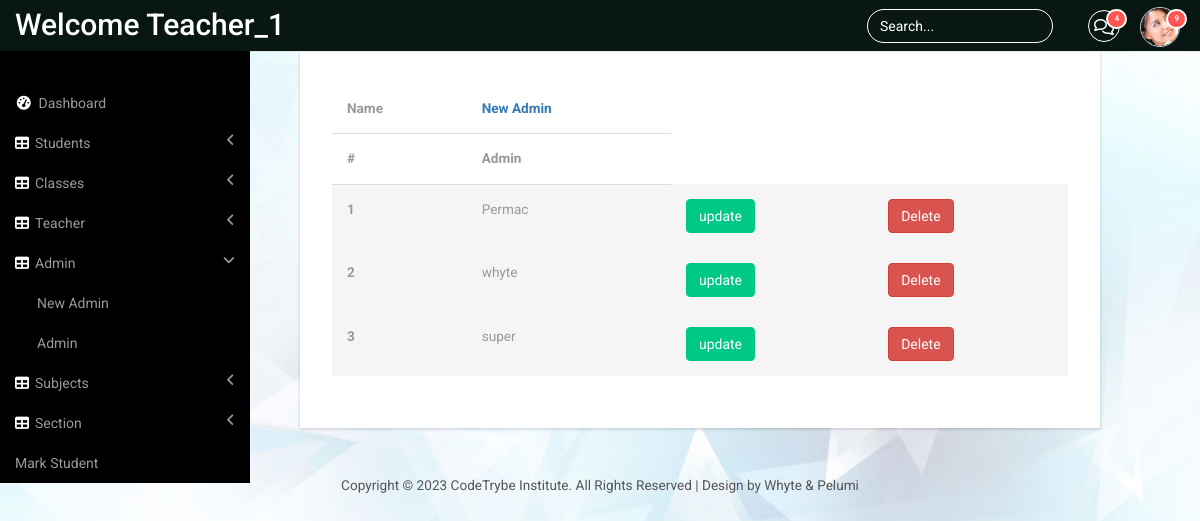
The app's page /adm_all (signed in) with its own data.
### panel/models.py (models this page shows)
class Admin(models.Model):
    user = models.OneToOneField(User, on_delete=models.CASCADE)
    phone_number = models.CharField(max_length=20,default="0802")
    address = models.CharField(max_length=50,default="Default address")
    role = models.CharField(max_length=20,default="admin")
    def __str__(self):
        return self.user.username

### panel/views.py (the view)
# urls.py: path('adm_all',views.all_admin, name='panel-alladm'),
@login_required
def all_admin(request):
    admin_list = Admin.objects.all()
    return render(request, 'panel/all_admin.html', {'admin_list': admin_list})

### panel/templates/panel/all_admin.html (shortened to what this page needs)
{% extends "panel/base.html" %}
{% block content %}
    <div class="content_bottom">
     <div class="col-md-8 span_3">
		  <div class="bs-example1" data-example-id="contextual-table">
		    <table class="table">
		      <thead>
                <tr>
                    <th>Name</th>
                    <th><a href="{%url 'panel-admRegpage'%}"> New Admin</a></th>
                </tr>
		        <tr>
		          <th>#</th>
		          <th>Admin</th>
		        </tr>
		      </thead>
		      <tbody>
                {% for admin in  admin_list %}
				<form action="{% url 'panel-admup' admin.id %}" method="get">
		        <tr class="active">
		          <th scope="row">{{ forloop.counter}} </th>
		          <td scope="row"> {{admin}} </td>
		          <td><button type="submit" class="btn btn-primary btn-md">update</button></td>
				</form>
				<form action="{% url 'panel-admdel' admin.id %}" method="post">
				<td><button type="submit" class="btn btn-danger btn-md">Delete</button></td>
				</form>
                {% endfor %}
		      </tbody>
		    </table>
            </div>
        </div>
    </div>
{% endblock %}

### panel/templates/panel/base.html (shortened to what this page needs)
{% load static%}
<!DOCTYPE HTML>
<html>
<head>
 <link href="{% static 'panel/bootstrap.min.css'%}" rel='stylesheet' type='text/css' />
<link href="{% static 'panel/style2.css'%}"rel='stylesheet' type='text/css' />
<link href="{% static 'panel/lines.css'%}" rel='stylesheet' type='text/css' />
<link href="{% static 'panel/font-awesome.css'%}" rel="stylesheet">
<link href="{% static 'panel/custom.css'%}"rel="stylesheet">
</head>
<body id="login">
<div id="wrapper">
        <nav class="top1 navbar navbar-default navbar-static-top" role="navigation" style="margin-bottom: 0">
            <div class="navbar-header">
                <a class="navbar-brand" href="#">Welcome {{user.username}}</a>
            </div>
            <ul class="nav navbar-nav navbar-right">
				<li class="dropdown">
	        		<a href="#" class="dropdown-toggle" data-toggle="dropdown" aria-expanded="false"><i class="fa fa-comments-o"></i><span class="badge">4</span></a>
	      		</li>
			    <li class="dropdown">
	        		<a href="#" class="dropdown-toggle avatar" data-toggle="dropdown"><img src="{% static 'images/1.png' %}"><span class="badge">9</span></a>
	      		</li>
			</ul>
			<form class="navbar-form navbar-right">
              <input type="text" class="form-control" value="Search..." onfocus="this.value = '';" onblur="if (this.value == '') {this.value = 'Search...';}">
            </form>
            <div class="navbar-default sidebar" role="navigation">
                <div class="sidebar-nav navbar-collapse">
                    <ul class="nav" id="side-menu">
                        <li>
                            <a href="{%url 'panel-adminpage' %}"><i class="fa fa-dashboard fa-fw nav_icon"></i>Dashboard</a>
                        </li>
                        <li>
                            <a href="#"><i class="fa fa-table nav_icon"></i>Students<span class="fa arrow"></span></a>
                        </li>
                        <li>
                            <a href="#"><i class="fa fa-table nav_icon"></i>Classes<span class="fa arrow"></span></a>
                        </li>
                        <li>
                            <a href="#"><i class="fa fa-table nav_icon"></i>Teacher<span class="fa arrow"></span></a>
                        </li>
                        <li>
                            <a href="#"><i class="fa fa-table nav_icon"></i>Admin<span class="fa arrow"></span></a>
                            <ul class="nav nav-second-level">
                                <li>
                                    <a href="{%url 'panel-admRegpage'%}"> New Admin</a>
                                </li>
                                <li>
                                    <a href="{%url 'panel-alladm'%}" > Admin</a>
                                </li>
                            </ul>
                        </li>
                        <li>
                            <a href="#"><i class="fa fa-table nav_icon"></i>Subjects<span class="fa arrow"></span></a>
                        </li>
                        <li>
                            <a href="#"><i class="fa fa-table nav_icon"></i>Section<span class="fa arrow"></span></a>
                        </li>
                        						<li>
							<a href="{%url 'panel-allScore'%}"> Mark Student</a>
						</li>
                    </ul>
                </div>
            </div>
        </nav>
    </div>
    {% block content %}
    {% endblock %}
 <div class="copy_layout login register">
      <p>Copyright &copy; 2023 CodeTrybe Institute. All Rights Reserved | Design by Whyte & Pelumi</p>
   </div>
</body>
</html>

### panel/static/panel/style2.css (style rules this page uses)
ul, ol { margin: 0; }
p { margin: 0; }
html, body { font-family: 'Roboto', sans-serif; font-size: 100%; background:#000; overflow-x: hidden; }
body a { transition:0.5s all; -webkit-transition:0.5s all; -moz-transition:0.5s all; -o-transition:0.5s all; -ms-transition:0.5s all; }
.navbar .navbar-nav li a { padding: 0 10px; line-height: 56px; position: relative; }
.navbar .navbar-nav li a i { border: 1px solid #fff; padding: 8px 0; width: 32px; text-align: center; -webkit-border-radius: 50em; -moz-border-radius: 50em; border-radius: 50em; color: #fff; height: 32px; }
.navbar .navbar-nav li .dropdown-toggle.avatar img { height: 40px; -webkit-border-radius: 50em; -moz-border-radius: 50em; border-radius: 50em; border: 1px solid #c0cadd; margin-top: -4px; }
.navbar .navbar-nav li a .badge { background: #ff5454; border: 2px solid white; position: absolute; top: 9px; right: 3px; font-size: 8px; line-height: 8px; padding: 4px 6px; -webkit-border-radius: 50em; -moz-border-radius: 50em; border-radius: 50em; min-width: 0; }
.navbar-default.sidebar { background-color: #000; font-family: 'Roboto', sans-serif; }
nav.top1.navbar.navbar-default.navbar-static-top { background-color:#081712;; font-family: 'Roboto', sans-serif; }
.navbar-default .navbar-brand { color: #fff !important; font-size: 30px; font-weight: 500; }
.navbar-right { margin-right: 10px !important; }
.navbar-right li { display:inline-block; }
i.nav_icon { color: #fff; margin-right:6px; }
.sidebar ul li a { color: #999; font-size:14px; }
.form-control { background: none !important; border: 1px solid #fff !important; border-radius: 20px !important; box-shadow: none !important; }
.navbar-form.navbar-right input[type="text"] { color: #fff; }
form.navbar-form.navbar-right { margin:9px 0 0 0; }
ul.nav.navbar-nav.navbar-right { height: 51px; }
.sidebar-nav.navbar-collapse { margin: 2em 0 0 0; }
.span_3 { padding:0; }
.content_bottom { margin-bottom:1em; width: 100%; margin-left: 300px; margin-bottom: 1em; }
.copy p, .copy_layout p { font-size:0.85em; color:#555; }
.map_container, #chart, .span_6, .col_2, .weather_list, .cal1, .skills-info, .stats-info, .r3_counter_box, .activity_box, .bs-example1, .cloud, .copy { -ms-box-shadow: 0 1px 3px 0px rgba(0, 0, 0, 0.2); -o-box-shadow: 0 1px 3px 0px rgba(0, 0, 0, 0.2); -moz-box-shadow: 0 1px 3px 0px rgba(0, 0, 0, 0.2); -webkit-box-shadow: 0 1px 3px 0px rgba(0, 0, 0, 0.2); box-shadow: 0 1px 3px 0px rgba(0, 0, 0, 0.2); }
.table > thead > tr > th, .table > tbody > tr > th, .table > tfoot > tr > th, .table > thead > tr > td, .table > tbody > tr > td, .table > tfoot > tr > td { border-top: none !important; }
.btn-primary { background-color: rgb(0, 200, 135) !important; border-color: rgb(0, 200, 135) !important; color: #fff; }
.bs-example1 { background:#fff; padding:2em; }
span.badge { min-width: 3rem; padding: 2px 9px; text-align: center; font-size: 0.85; line-height: inherit; color: #fff; position: absolute; right:38px; -webkit-box-sizing: border-box; -moz-box-sizing: border-box; box-sizing: border-box; border-radius: 2px; }
.table > thead > tr > th, .table > tbody > tr > th, .table > tfoot > tr > th, .table > thead > tr > td, .table > tbody > tr > td, .table > tfoot > tr > td { font-size: 0.85em; color: #999; }
.table td, .table>tbody>tr>td, .table>tbody>tr>th, .table>tfoot>tr>td, .table>tfoot>tr>th, .table>thead>tr>td, .table>thead>tr>th { padding:15px !important; }
.table > thead > tr > th { border-bottom: 1px solid #ddd !important; }
.copy_layout { padding:1.5em 0; background:#fff; text-align:center; margin: 4em 0 0em 0; }
.login { background:none; padding:0; margin:11em 0 0 0; height: 100vh; }
.register { margin:2em 0 0 0; }
body#login { background: url(../images/bg.jpg)no-repeat; background-size:cover; -webkit-background-size:cover; -moz-background-size:cover; -o-background-size:cover; -ms-background-size:cover; height: 100vh; display: flex; flex-direction: column; }

### static/panel/custom.css (style rules this page uses)
#wrapper { width: 100%; }
.sidebar .sidebar-nav.navbar-collapse { padding-right: 0; padding-left: 0; }
.sidebar .arrow { float: right; }
.sidebar .fa.arrow:before { content: "\f104"; }
.sidebar .active>a>.fa.arrow:before { content: "\f107"; }
.sidebar .nav-second-level li, .sidebar .nav-third-level li { border-bottom: 0!important; }
.sidebar .nav-second-level li a { padding-left: 37px; }
@media (min-width:768px) { .sidebar { z-index: 1; position: absolute; width: 250px; margin-top: 51px; } }

### records on screen
Admin: user.username "Permac"
Admin: user.username "whyte"
Admin: user.username "super"

### other values on screen
{{ user.username }} "Teacher_1"
